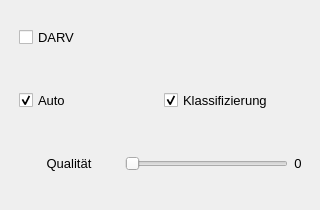
    <widget class="QWidget" name="tab_5">
     <attribute name="title">
      <string>GÜTE</string>
     </attribute>
     <widget class="QFrame" name="verticalFrame">
      <property name="geometry">
       <rect>
        <x>10</x>
        <y>0</y>
        <width>301</width>
        <height>201</height>
       </rect>
      </property>
      <layout class="QVBoxLayout" name="verticalLayout_2">
       <item>
        <widget class="QCheckBox" name="_cbDARV">
         <property name="sizePolicy">
          <sizepolicy hsizetype="Minimum" vsizetype="Expanding">
           <horstretch>0</horstretch>
           <verstretch>0</verstretch>
          </sizepolicy>
         </property>
         <property name="font">
          <font>
           <family>Segoe UI</family>
           <pointsize>10</pointsize>
          </font>
         </property>
         <property name="text">
          <string>DARV</string>
         </property>
        </widget>
       </item>
       <item>
        <layout class="QHBoxLayout" name="horizontalLayout_35">
         <item>
          <widget class="QCheckBox" name="_cbFixedQuality">
           <property name="sizePolicy">
            <sizepolicy hsizetype="Minimum" vsizetype="Expanding">
             <horstretch>0</horstretch>
             <verstretch>0</verstretch>
            </sizepolicy>
           </property>
           <property name="font">
            <font>
             <family>Segoe UI</family>
             <pointsize>10</pointsize>
            </font>
           </property>
           <property name="text">
            <string>Auto</string>
           </property>
           <property name="checked">
            <bool>true</bool>
           </property>
          </widget>
         </item>
         <item>
          <widget class="QCheckBox" name="_cbClassification">
           <property name="sizePolicy">
            <sizepolicy hsizetype="Minimum" vsizetype="Expanding">
             <horstretch>0</horstretch>
             <verstretch>0</verstretch>
            </sizepolicy>
           </property>
           <property name="font">
            <font>
             <family>Segoe UI</family>
             <pointsize>10</pointsize>
            </font>
           </property>
           <property name="text">
            <string>Klassifizierung</string>
           </property>
           <property name="checked">
            <bool>true</bool>
           </property>
          </widget>
         </item>
        </layout>
       </item>
       <item>
        <layout class="QHBoxLayout" name="horizontalLayout_36">
         <item>
          <widget class="QLabel" name="_lAD">
           <property name="minimumSize">
            <size>
             <width>100</width>
             <height>0</height>
            </size>
           </property>
           <property name="font">
            <font>
             <family>Segoe UI</family>
             <pointsize>10</pointsize>
            </font>
           </property>
           <property name="text">
            <string>Qualität</string>
           </property>
           <property name="alignment">
            <set>Qt::AlignCenter</set>
           </property>
          </widget>
         </item>
         <item>
          <widget class="QSlider" name="_vSAD">
           <property name="sizePolicy">
            <sizepolicy hsizetype="Expanding" vsizetype="Expanding">
             <horstretch>0</horstretch>
             <verstretch>0</verstretch>
            </sizepolicy>
           </property>
           <property name="font">
            <font>
             <family>Segoe UI</family>
            </font>
           </property>
           <property name="minimum">
            <number>0</number>
           </property>
           <property name="maximum">
            <number>100</number>
           </property>
           <property name="value">
            <number>0</number>
           </property>
           <property name="orientation">
            <enum>Qt::Horizontal</enum>
           </property>
          </widget>
         </item>
         <item>
          <widget class="QLabel" name="_lADValue">
           <property name="font">
            <font>
             <family>Segoe UI</family>
             <pointsize>10</pointsize>
            </font>
           </property>
           <property name="text">
            <string>0</string>
           </property>
           <property name="alignment">
            <set>Qt::AlignCenter</set>
           </property>
          </widget>
         </item>
        </layout>
       </item>
      </layout>
     </widget>
    </widget>
